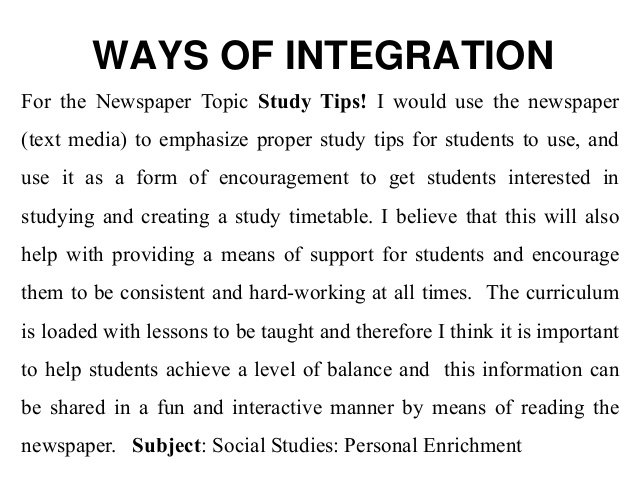
%> input picture clase 4/texto.jpg, 638 x 479 px
$ octave texto.m   (GNU Octave 9; MATLAB toolbox functions it lacks are replaced by stand-ins)
%> lines starting %> are read from the running program, lines starting %| are printed output that depends on the picture; in (x1, y1, x2, y2) boxes, pixels count from 0 and x2, y2 are one past the last pixel; in counts of white or black regions, pixels touching at a corner belong together; the program's own positions count from 1
clear all; close all; clc
a= imread('texto.jpg');
%> a is the input picture: size 479x638x3 uint8; min 0, max 255, mean 233.9
b= rgb2gray(a); b(b<255)=0;
%> after `b(b<255)=0`:
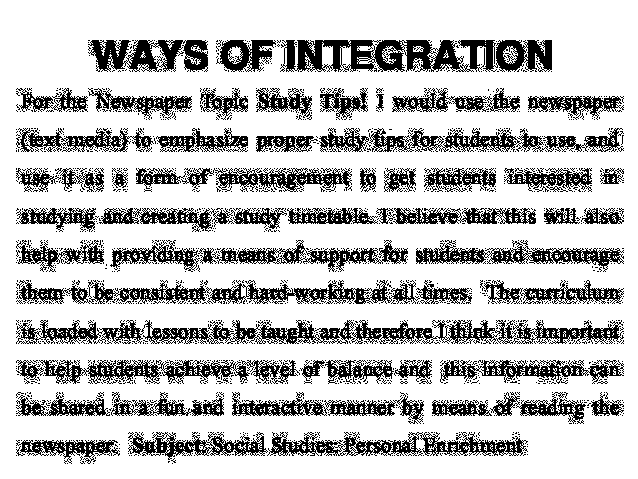
%> b: size 479x638 uint8; 76.1% white; 1359 black regions (1300 under 20 px), largest, box (x1, y1, x2, y2) and area: (280, 40, 552, 72) 5666, (16, 280, 420, 304) 3997, (16, 320, 382, 344) 3928
figure(2); imshow(b); impixelinfo
c = b';
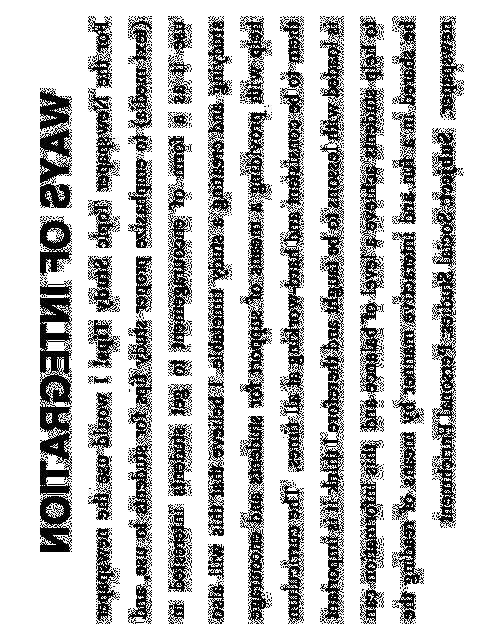
%> c: size 638x479 uint8; 76.1% white; 1359 black regions (1300 under 20 px), largest, box (x1, y1, x2, y2) and area: (40, 280, 72, 552) 5666, (280, 16, 304, 420) 3997, (320, 16, 344, 382) 3928
figure(2);
imshow(c)
d = sum(c); figure(3); plot(d)
%> after `d = sum(c)`: d = 479 values, max 162690 at index 1, min 34425 at index 338, mean 123810.8
%> after `plot(d)`:
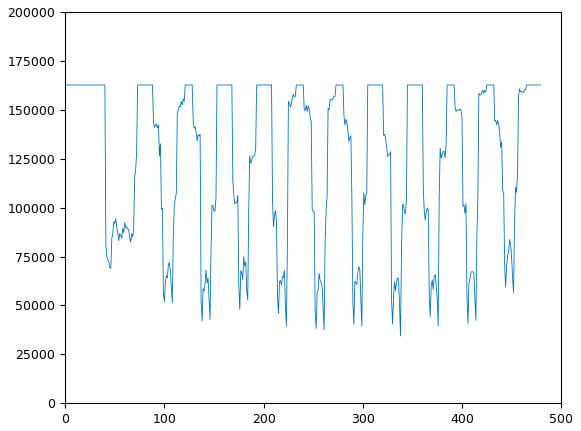
%> figure redrawn from the program's plot data; curve peaks at x = 1, y = 162690
figure(4); imshow(b(4:26,:));
e=b(4:26,:);
f=sum(e);
%> f = 638 values from 5865 to 5865
figure(5); plot(f);
%> after `plot(f)`:
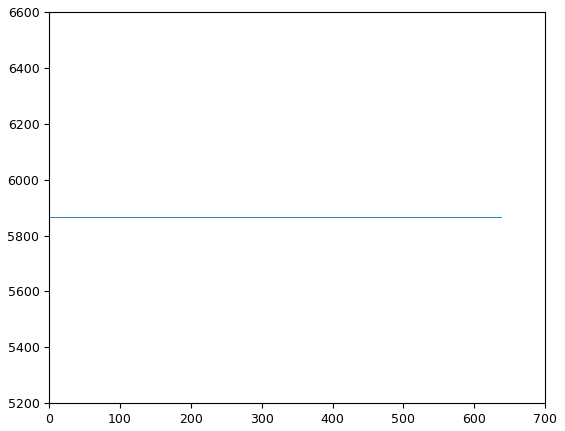
%> figure redrawn from the program's plot data
g=e(:,5:67);
%> g: size 23x63 uint8; every value is 255
figure(6); imshow(g)
figure(7); imshow(a(4:26,5:67,:));
